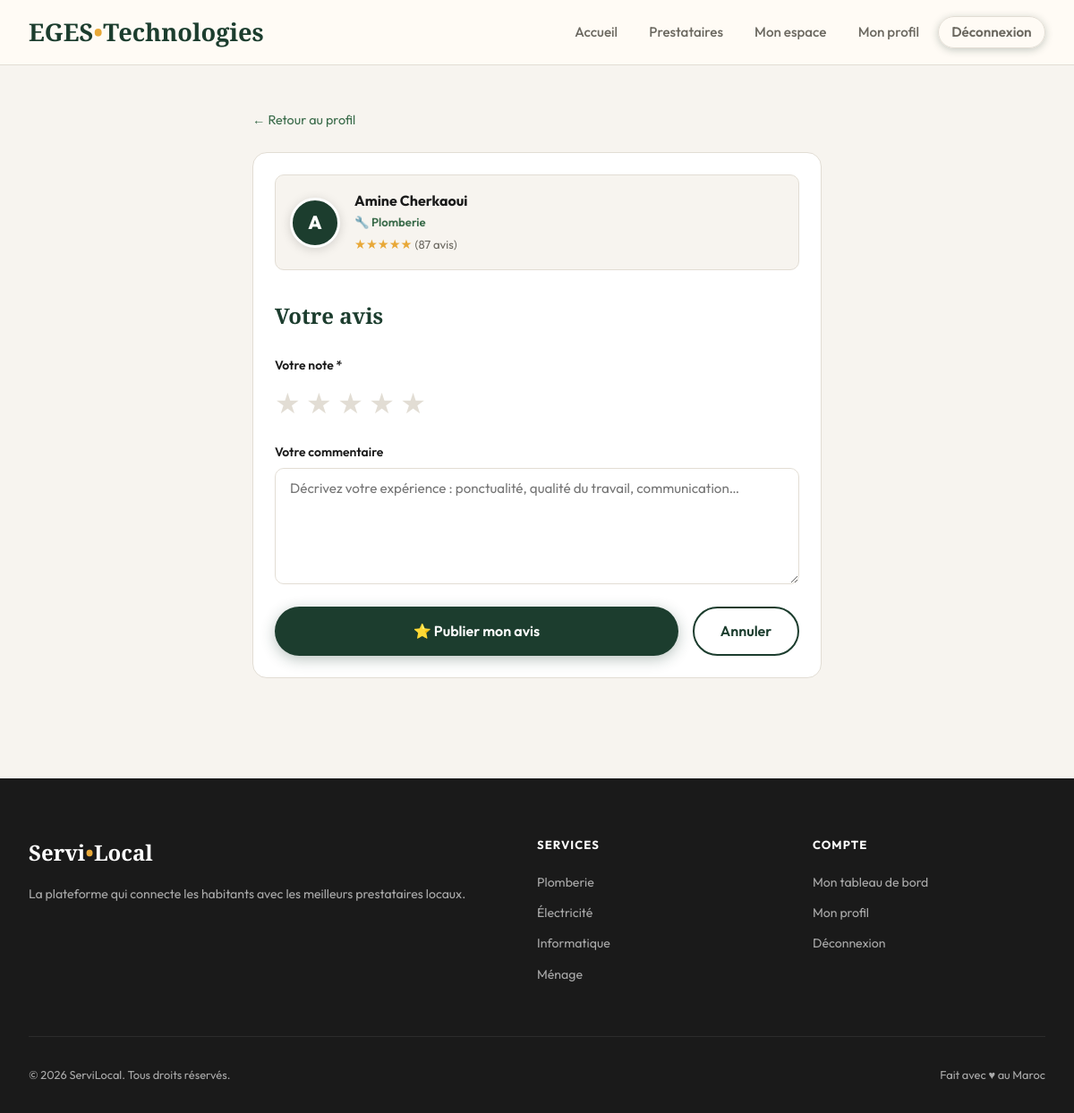
Page /reviews.php?provider=1 (signed in) on the committed database.
### tables this page shows
CREATE TABLE `providers` (
  `id` int(11) NOT NULL,
  `user_id` int(11) NOT NULL,
  `category` varchar(80) NOT NULL,
  `city` varchar(100) NOT NULL,
  `price` varchar(80) DEFAULT 'Sur devis',
  `description` text DEFAULT NULL,
  `avatar_color` varchar(10) DEFAULT '#2C5F2D',
  `is_available` tinyint(1) NOT NULL DEFAULT 1,
  `is_verified` tinyint(1) NOT NULL DEFAULT 0,
  `rating` decimal(3,2) NOT NULL DEFAULT 0.00,
  `review_count` int(11) NOT NULL DEFAULT 0,
  `created_at` timestamp NOT NULL DEFAULT current_timestamp(),
  `updated_at` timestamp NOT NULL DEFAULT current_timestamp() ON UPDATE current_timestamp()
);

CREATE TABLE `users` (
  `id` int(11) NOT NULL,
  `name` varchar(100) NOT NULL,
  `email` varchar(150) NOT NULL,
  `password` varchar(255) NOT NULL,
  `phone` varchar(20) DEFAULT NULL,
  `role` enum('user','client','provider','admin') DEFAULT NULL,
  `avatar` varchar(255) DEFAULT NULL,
  `is_active` tinyint(1) NOT NULL DEFAULT 1,
  `created_at` timestamp NOT NULL DEFAULT current_timestamp(),
  `updated_at` timestamp NOT NULL DEFAULT current_timestamp() ON UPDATE current_timestamp()
);

### includes/functions.php (called while the page is built, shortened)
<?php
if (!function_exists('e')) {
    function e(string $s): string {
        return htmlspecialchars($s, ENT_QUOTES, 'UTF-8');
    }
}
if (!function_exists('categoryIcon')) {
    function categoryIcon(string $cat): string {
        $map = [
            'plomberie'   => '🔧',
            'electricite' => '⚡',
            'gaz'      => '🔥',
        ];
        return $map[$cat] ?? '✦';
    }
}
if (!function_exists('categoryName')) {
    function categoryName(string $cat): string {
        $map = [
            'plomberie'   => 'Plomberie',
            'electricite' => 'Électricité',
            'gaz'      => 'Gaz',
        ];
        return $map[$cat] ?? ucfirst($cat);
    }
}

### reviews.php (the view, shortened to what this page needs)
<?php
require_once 'db.php';
require_once 'includes/functions.php';
$providerId = (int)($_GET['provider'] ?? 0);
$stmt = $pdo->prepare('SELECT p.*, u.name FROM providers p JOIN users u ON u.id = p.user_id WHERE p.id = ?');
$stmt->execute([$providerId]);
$provider = $stmt->fetch();
$success = false;
?>
<!DOCTYPE html>
<html lang="fr">
<head>
<link rel="stylesheet" href="/servilocal/assets/css/style.css">
</head>
<body>
<?php include 'includes/header.php'; ?>
<div class="section-sm">
  <a href="/servilocal/provider.php?id=<?= $provider['id'] ?>" style="color:var(--sage);text-decoration:none;font-size:.9rem;display:inline-flex;align-items:center;gap:.3rem;margin-bottom:1.5rem">← Retour au profil</a>
  <?php if ($success): ?>
    <div class="card card-body text-center" style="padding:3rem">
      <div style="font-size:4rem;margin-bottom:1rem">⭐</div>
      <h2 style="font-family:'Playfair Display',serif;font-size:1.75rem;color:var(--forest);margin-bottom:.75rem">Merci pour votre avis !</h2>
      <p style="color:var(--muted);margin-bottom:2rem">Votre évaluation de <strong><?= e($provider['name']) ?></strong> a bien été publiée.</p>
      <div style="display:flex;gap:1rem;justify-content:center;flex-wrap:wrap">
        <a href="/servilocal/provider.php?id=<?= $provider['id'] ?>" class="btn btn-primary">Voir le profil →</a>
        <a href="/servilocal/dashboard.php" class="btn btn-outline">Mon tableau de bord</a>
      </div>
    </div>
  <?php else: ?>
    <div class="card card-body">
      <div class="provider-mini" style="margin-bottom:2rem">
        <div class="avatar-lg" style="background:<?= e($provider['avatar_color']) ?>;width:56px;height:56px;font-size:1.3rem">
          <?= strtoupper(substr($provider['name'], 0, 1)) ?>
        </div>
        <div>
          <div style="font-weight:700"><?= e($provider['name']) ?></div>
          <div style="font-size:.82rem;color:var(--sage);font-weight:600">
            <?= categoryIcon($provider['category']) ?> <?= categoryName($provider['category']) ?>
          </div>
          <div style="color:var(--amber);font-size:.9rem;margin-top:.2rem">
            <?= str_repeat('★', (int)round($provider['rating'])) ?>
            <span style="color:var(--muted);font-size:.82rem"> (<?= $provider['review_count'] ?> avis)</span>
          </div>
        </div>
      </div>
      <h1 style="font-family:'Playfair Display',serif;font-size:1.5rem;font-weight:700;color:var(--forest);margin-bottom:1.5rem">
        Votre avis
      </h1>
      <form method="POST">
        <div class="form-group">
          <label>Votre note *</label>
          <div class="star-picker" id="starPicker">
            <span>★</span><span>★</span><span>★</span><span>★</span><span>★</span>
          </div>
        </div>
        <div class="form-group">
          <label for="comment">Votre commentaire</label>
          <textarea id="comment" name="comment" class="form-control" style="min-height:130px"
                    placeholder="Décrivez votre expérience : ponctualité, qualité du travail, communication…"><?= e($_POST['comment'] ?? '') ?></textarea>
        </div>
        <div style="display:flex;gap:1rem;margin-top.5rem">
          <button type="submit" class="btn btn-primary" style="flex:1">⭐ Publier mon avis</button>
          <a href="/servilocal/provider.php?id=<?= $provider['id'] ?>" class="btn btn-outline">Annuler</a>
        </div>
      </form>
    </div>
  <?php endif; ?>
</div>
<?php include 'includes/footer.php'; ?>
</body>
</html>

### assets/css/style.css (style rules this page uses)
:root { --forest: #1C3D2E; --sage: #3A6B4A; --mint: #7EB89A; --lime: #B5D99C; --cream: #F7F4EF; --warm: #FFFBF5; --amber: #E8A838; --coral: #E05C3A; --sand: #D4C5A9; --text: #1A1A1A; --muted: #6B6860; --border: #E2DDD4; --red: #DC2626; --green: #16A34A; --shadow: 0 4px 24px rgba(28,61,46,.10); --shadow-lg: 0 12px 48px rgba(28,61,46,.15); --radius: 16px; --radius-sm: 10px; }
*, *::before, *::after { margin:0; padding:0; box-sizing:border-box; }
html { scroll-behavior:smooth; }
body { font-family:'Outfit',sans-serif; background:var(--cream); color:var(--text); line-height:1.6; overflow-x:hidden; }
a { color:inherit; }
.btn { display:inline-flex; align-items:center; justify-content:center; gap:.5rem; padding:.8rem 1.8rem; border-radius:50px; border:none; font-family:'Outfit',sans-serif; font-size:1rem; font-weight:600; cursor:pointer; transition:all .25s; text-decoration:none; }
.btn-primary { background:var(--forest); color:white; box-shadow:0 4px 16px rgba(28,61,46,.3); }
.btn-outline { background:transparent; color:var(--forest); border:2px solid var(--forest); }
.form-group { margin-bottom:1.1rem; }
.form-group label { display:block; font-size:.87rem; font-weight:600; color:var(--text); margin-bottom:.4rem; }
.form-control { width:100%; padding:.8rem 1rem; border:1.5px solid var(--border); border-radius:var(--radius-sm); font-family:'Outfit',sans-serif; font-size:.95rem; background:white; color:var(--text); transition:all .2s; }
textarea.form-control { resize:vertical; min-height:90px; }
.card { background:white; border-radius:var(--radius); border:1px solid var(--border); overflow:hidden; }
.card-body { padding:1.5rem; }
.avatar-lg { width:64px; height:64px; border-radius:50%; border:3px solid white; display:flex; align-items:center; justify-content:center; color:white; font-weight:800; font-size:1.4rem; box-shadow:0 2px 12px rgba(0,0,0,.15); flex-shrink:0; }
.section-sm { max-width:700px; margin:0 auto; padding:3rem 2rem; }
.star-picker { display:flex; gap:.4rem; font-size:2rem; cursor:pointer; margin:.4rem 0 .8rem; }
.star-picker span { color:var(--border); transition:color .15s; }
.provider-mini { display:flex; align-items:center; gap:1rem; padding:1rem; background:var(--cream); border-radius:var(--radius-sm); margin-bottom:1.75rem; border:1px solid var(--border); }

### rows in the picture
providers: user.name "A", user.name "Amine Cherkaoui", category "🔧", category "Plomberie", rating "★★★★★", review_count "87"
